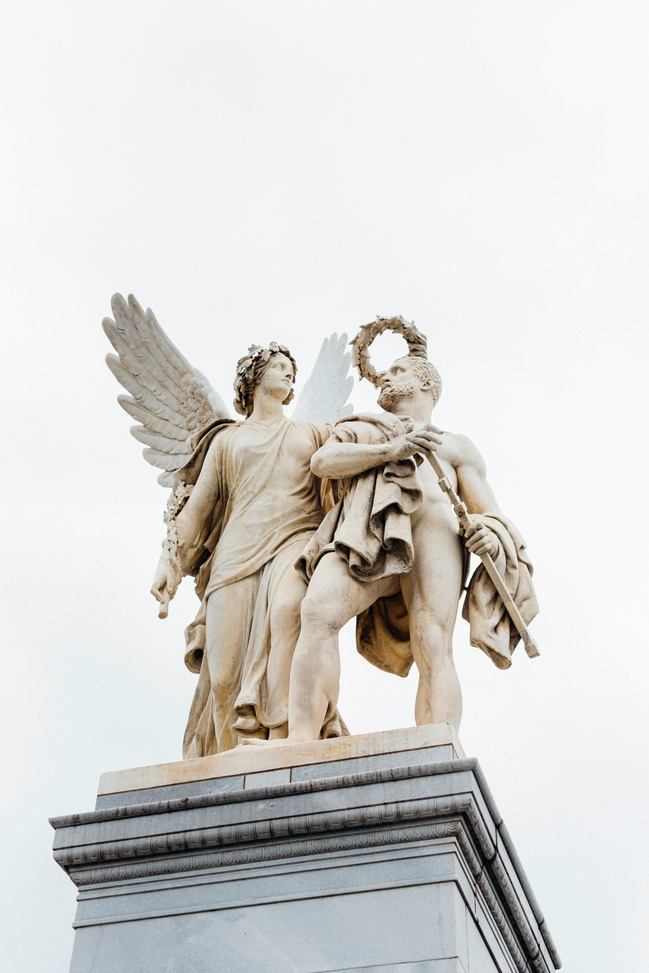
#> input picture desktop-version/color_images/george-bale-LUU38DmlOnA-unsplash.jpg, 649 x 973 px, shrunk from 3907 x 5853 before the run; its folder holds 3 pictures in this run
$ python grayscale_converter.py
#> lines starting #> are read from the running program, lines starting #| are printed output that depends on the picture
import os
from PIL import Image

def convert_to_grayscale(input_folder, output_folder):
#> called with input_folder = './color_images', output_folder = './grayscale_images'
    if not os.path.exists(output_folder):
        os.makedirs(output_folder)

    for filename in os.listdir(input_folder):
        if filename.endswith(('.png', '.jpg', '.jpeg', '.bmp', '.tiff')):
            img_path = os.path.join(input_folder, filename)
            img = Image.open(img_path).convert('L')
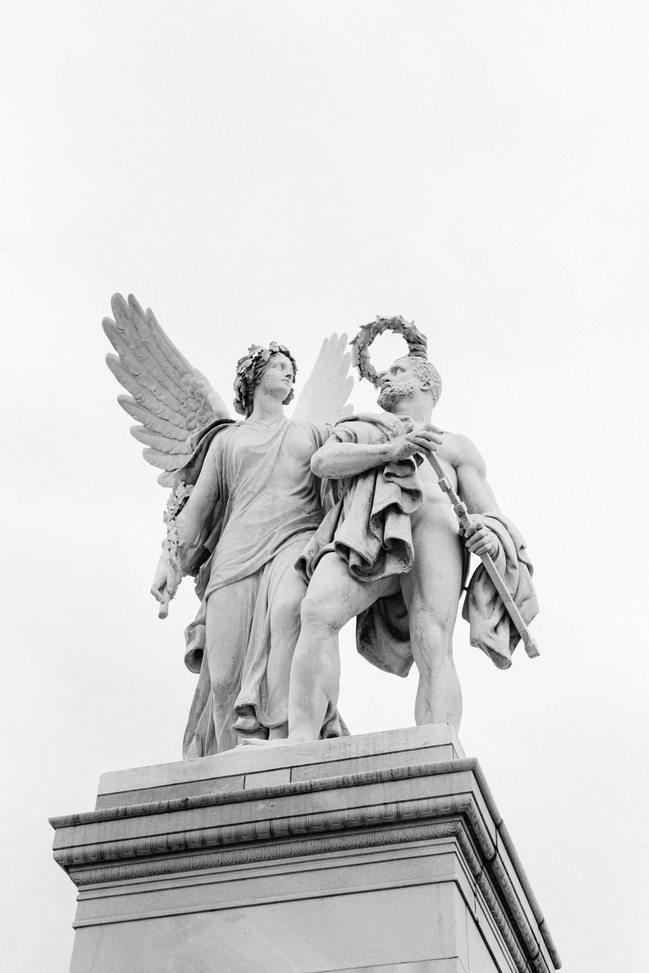
#> img: PIL image 649x973 L; min 0, max 255, mean 213.1
            output_path = os.path.join(output_folder, filename)
            img.save(output_path)
            print(f"Converted {filename} to grayscale and saved to {output_folder}")
#> pass 2 of the loop in convert_to_grayscale, `for filename in os.listdir(input_folder):`:
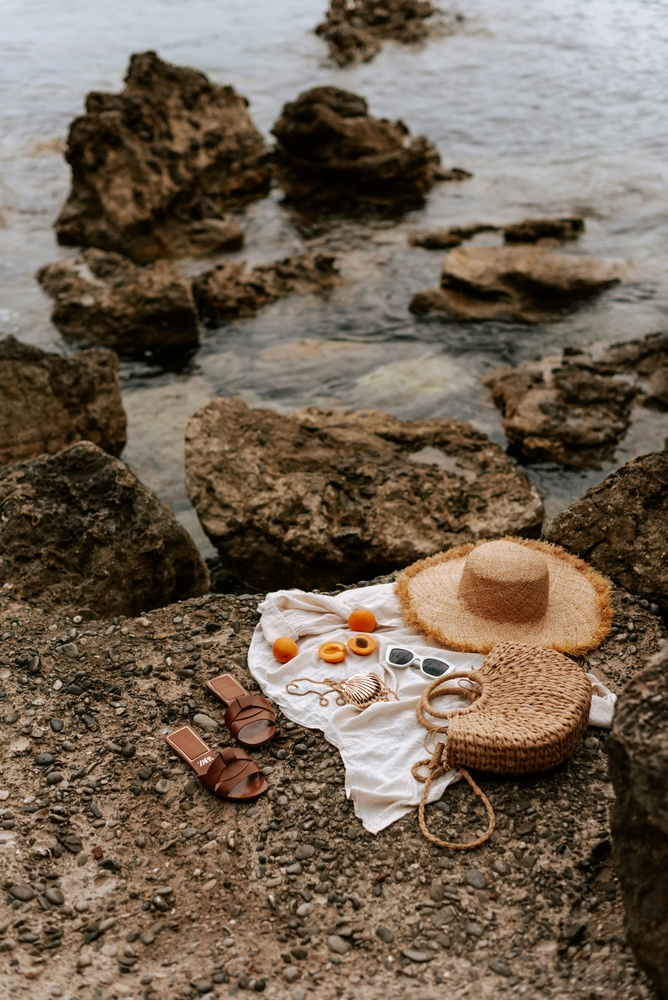
#> input picture desktop-version/color_images/kateryna-hliznitsova-Ui6l6gzSx44-unsplash.jpg, 668 x 1000 px, shrunk from 4016 x 6016 before the run
#> in convert_to_grayscale, `img = Image.open(img_path).convert('L')`:
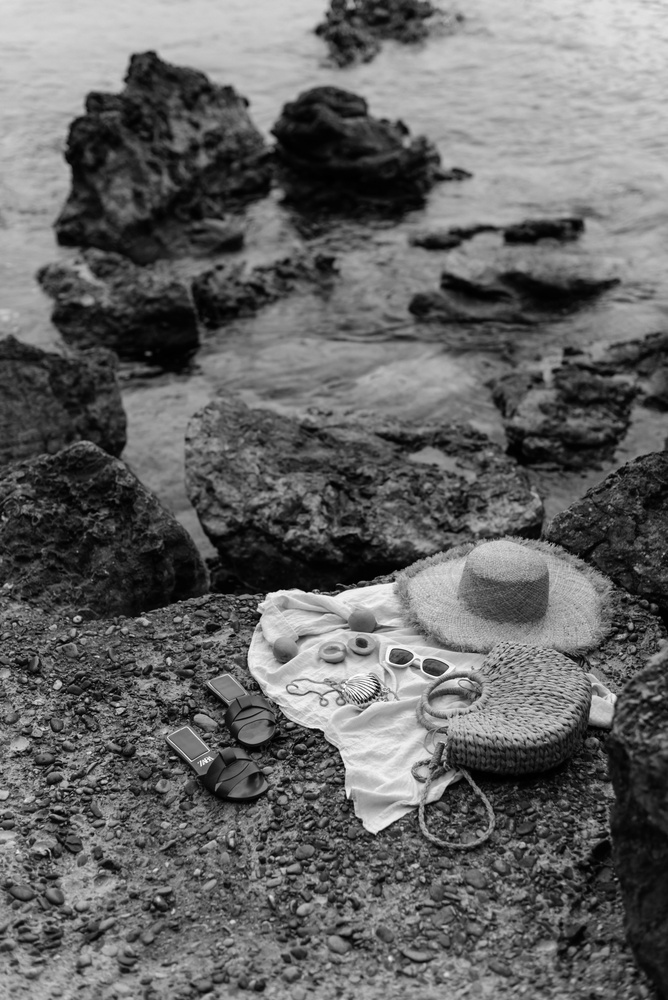
#> img: PIL image 668x1000 L; min 0, max 255, mean 100.9
#> pass 3 of the loop in convert_to_grayscale, `for filename in os.listdir(input_folder):`:
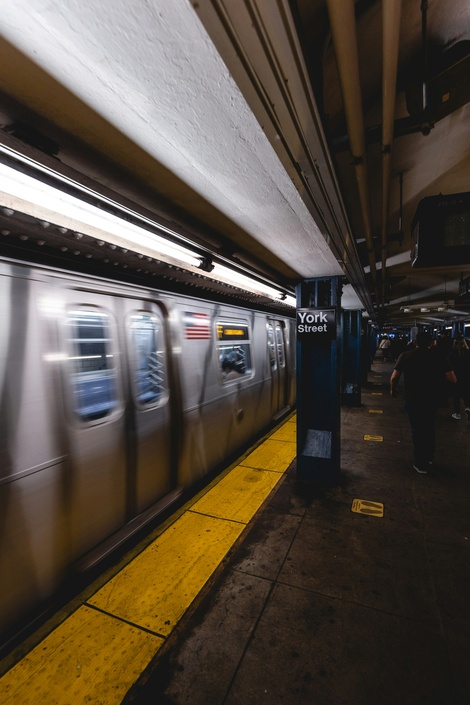
#> input picture desktop-version/color_images/tomas-malik-FZoryiQFcGg-unsplash.jpg, 470 x 705 px, shrunk from 2828 x 4242 before the run
#> in convert_to_grayscale, `img = Image.open(img_path).convert('L')`:
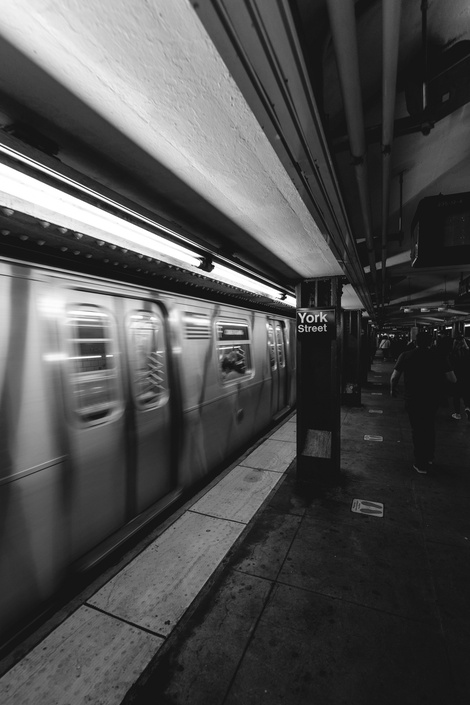
#> img: PIL image 470x705 L; min 1, max 255, mean 76.5

# Using relative paths
input_folder = './color_images'
output_folder = './grayscale_images'

convert_to_grayscale(input_folder, output_folder)
